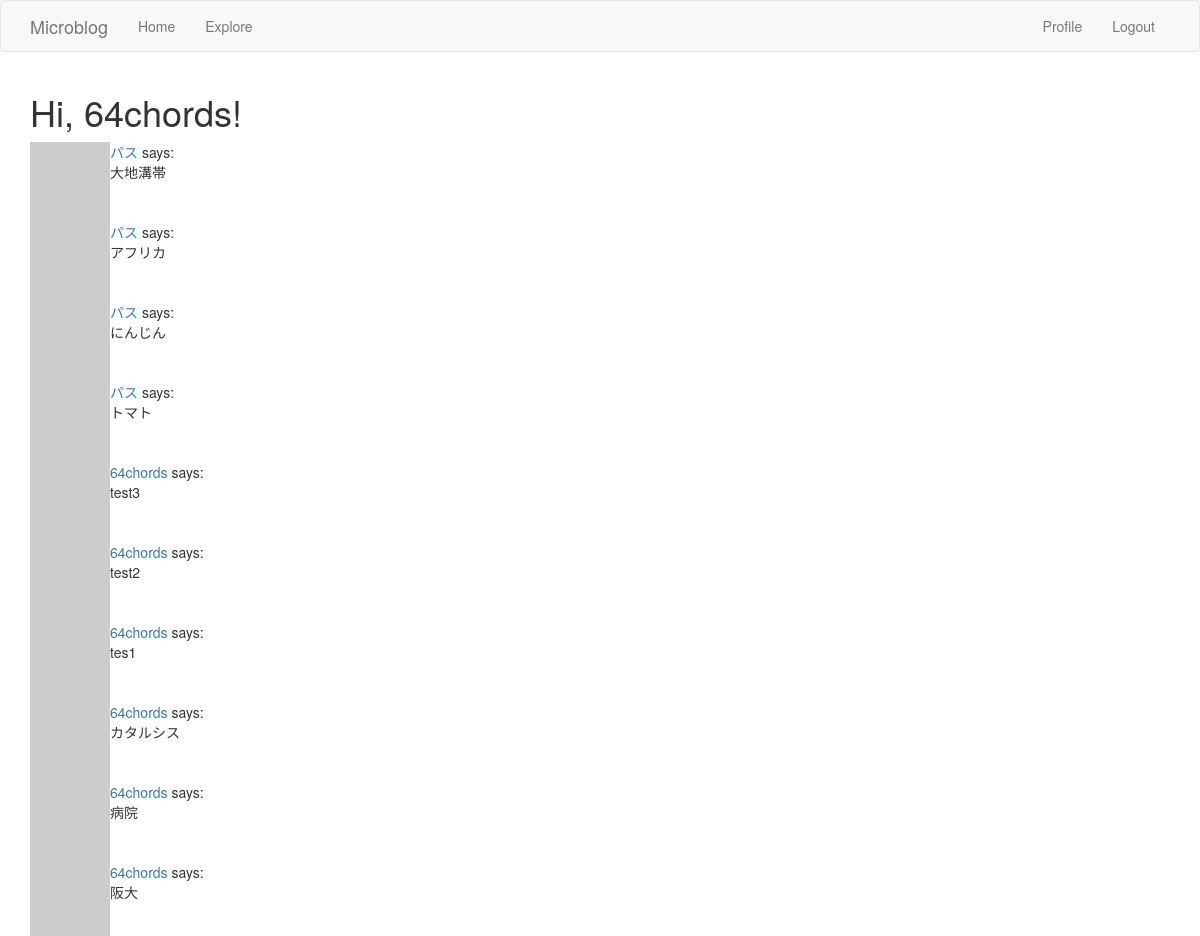
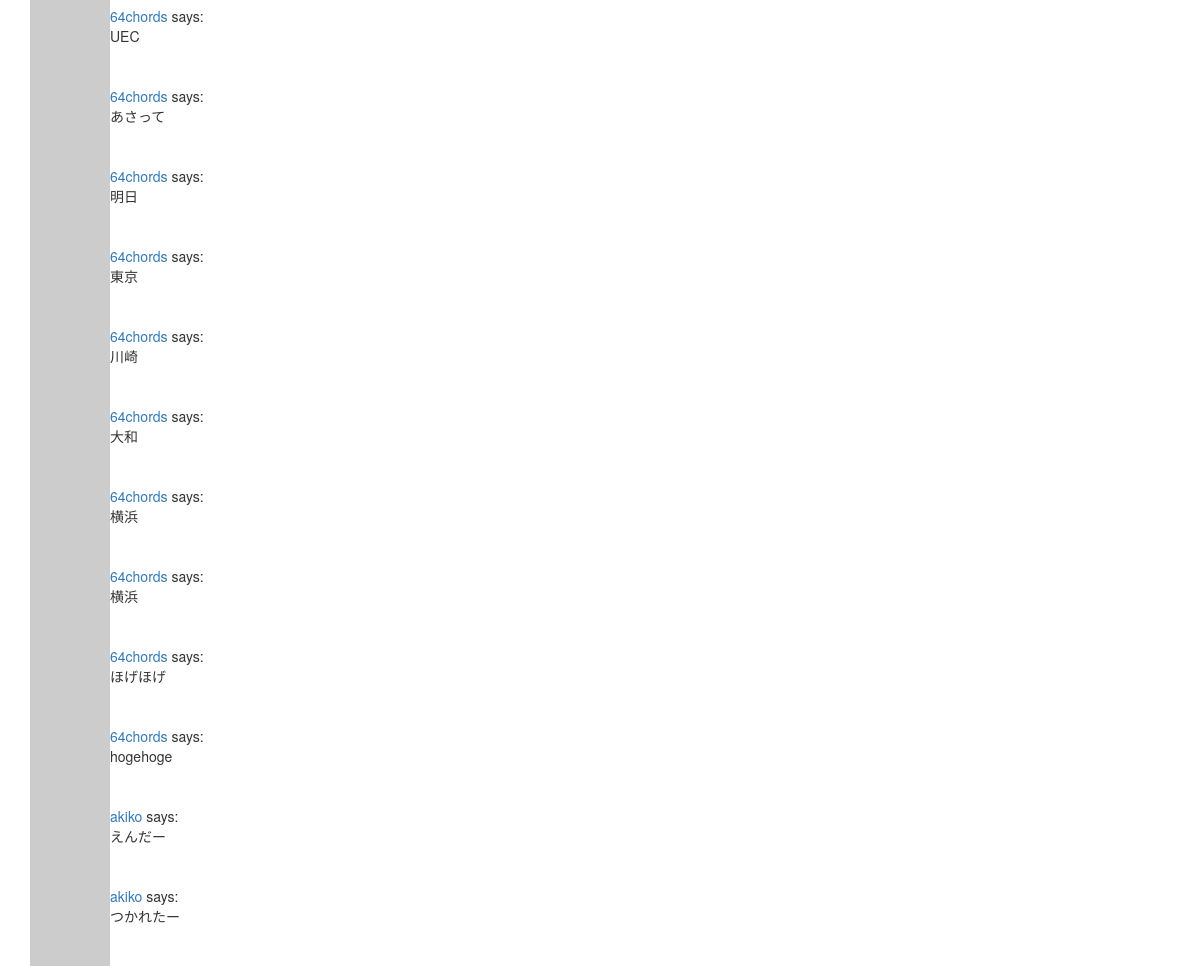
The page /explore (signed in) on the database its author committed (2 pictures, top to bottom).
### app/models.py (models this page shows, shortened)
class User(UserMixin,db.Model):
    id = db.Column(db.Integer,primary_key=True)
    username = db.Column(db.String(64),index=True,unique=True)
    email = db.Column(db.String(120),index=True,unique=True)
    password_hash = db.Column(db.String(128))
    about_me = db.Column(db.String(140))
    last_seen = db.Column(db.DateTime,default=datetime.utcnow)
    """
    a db.relationship field is normally defined on the “one” side, and
    is used as a convenient way to get access to the “many”.
    """
    posts = db.relationship("Post",backref="author",lazy="dynamic")
    """
    フォロー・フォロワーの関係を追加
    "User": セルフ参照の関係なので自分自身
    secondary: 関係性を表す関係テーブル
    followers.c.**: cはColumnsを表すプロパティ
    詳細はp.134~135を参照のこと（８．３節）
    """
    followed = db.relationship(
        "User",secondary=followers,
        primaryjoin=(followers.c.follower_id == id),
        secondaryjoin=(followers.c.followed_id == id),
        backref=db.backref("followers",lazy="dynamic"),lazy="dynamic"
    )
    def avatar(self,size):
        digest = md5(self.email.lower().encode('utf-8')).hexdigest()
        return "https://www.gravatar.com/avatar/{}?d=identicon&s={}".\
            format(digest,size)

class Post(db.Model):
    id = db.Column(db.Integer,primary_key=True)
    body = db.Column(db.String(140))
    timestamp = db.Column(db.DateTime,index=True,default=datetime.utcnow)
    user_id = db.Column(db.Integer,db.ForeignKey('user.id'))

### app/routes.py (the view)
@app.route("/explore")
@login_required
def explore():
    page = request.args.get("page",1,type=int)
    posts = Post.query.order_by(Post.timestamp.desc()).paginate(
        page,app.config["POSTS_PER_PAGE"],False)
    next_url = url_for('index',page=posts.next_num)\
        if posts.has_next else None
    prev_url = url_for('index',page=posts.prev_num)\
        if posts.has_prev else None
    """
    index.htmlと大差ないため、レンダリングで使用する。
    postフォームは不要のため、引数には含めない。
    """
    return render_template("index.html",title="Explore",posts=posts.items,
        next_url=next_url,prev_url=prev_url)

### app/models.py (called while the page is built)
@login.user_loader
def load_user(id):
    return User.query.get(int(id))

### app/routes.py (called while the page is built)
@app.before_request
def before_request():
    if current_user.is_authenticated:
        current_user.last_seen = datetime.utcnow()
        db.session.commit()

### app/templates/index.html (shortened to what this page needs)
{% extends "base.html" %}
{% block app_content %}
  <h1>Hi, {{ current_user.username }}!</h1>
  {% for post in posts %}
    {% include '_post.html' %}
  {% endfor %}
{% endblock %}

### app/templates/_post.html
<table>
  <tr valign="top">
    <td><img src="{{ post.author.avatar(36) }}" alt=""></td>
    <td><a href="{{ url_for('user',username=post.author.username) }}">{{ post.author.username }}</a> says:<br>{{ post.body }}</td>
  </tr>
</table>

### rows shown on the page
User: username "64chords"
Post: author.username "パス", body "大地溝帯"
Post: author.username "パス", body "アフリカ"
Post: author.username "パス", body "にんじん"
Post: author.username "パス", body "トマト"
Post: author.username "64chords", body "test3"
Post: author.username "64chords", body "test2"
Post: author.username "64chords", body "tes1"
Post: author.username "64chords", body "カタルシス"
Post: author.username "64chords", body "病院"
Post: author.username "64chords", body "阪大"
Post: author.username "64chords", body "UEC"
Post: author.username "64chords", body "あさって"
Post: author.username "64chords", body "明日"
Post: author.username "64chords", body "東京"
Post: author.username "64chords", body "川崎"
Post: author.username "64chords", body "大和"
Post: author.username "64chords", body "横浜"
Post: author.username "64chords", body "横浜"
Post: author.username "64chords", body "ほげほげ"
Post: author.username "64chords", body "hogehoge"
Post: author.username "akiko", body "えんだー"
Post: author.username "akiko", body "つかれたー"
